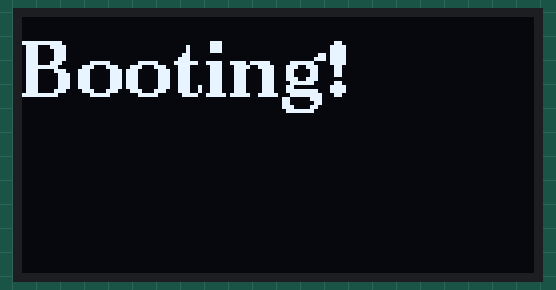
Recording of a program running on a simulated ESP8266 (Wemos D1 mini). Shown: 128×64 one-colour display. WiFi joins after 1.5 s; servers stay silent unless stated; network time is answered at once with the bench clock; the local clock reads 2024-03-15 10:24:30 at power-on unless the program sets it; what the program prints to the serial monitor is not drawn.

Above: at 0.1 s.
At 1.6 s:
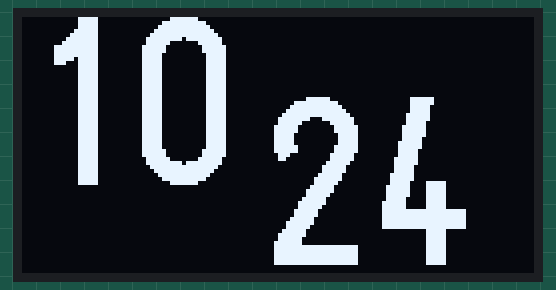
At 30.7 s:
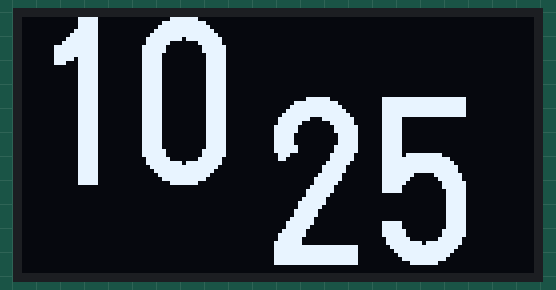
At 90.7 s:
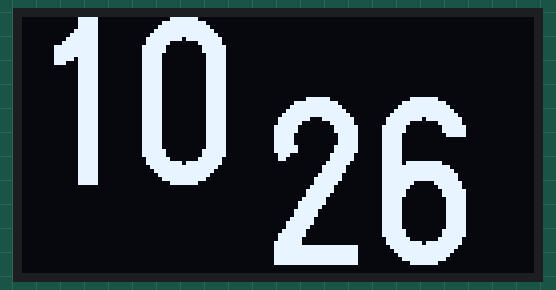

The program:

main.cpp
```cpp
/*TODO

Add timezone
Add resetSettings jumper code
Add display code


Pins HW I2C
D1 SCL
D2 SDA
*/

// Libraries
#include "Arduino.h"
#include <Wire.h>
#include <TimeLib.h>
#include <DS1307RTC.h>
#include <WiFiUdp.h>
#include <ESP8266WiFi.h>
#include <DNSServer.h>
#include <ESP8266WebServer.h>
#include <WiFiManager.h>
#include <NTPClient.h>
//local helper functions
#include "timeDisplayHelpers.h"
#include <U8g2lib.h>
#include <DoubleResetDetector.h>
#include <Timezone.h>

// #define setCompileTime 1
#define DRD_TIMEOUT 5
#define DRD_ADDRESS 0

// Instantiate objects
tmElements_t tm;
WiFiUDP ntpUDP;
NTPClient timeClient(ntpUDP); //Client uses default pool.ntp.org
U8G2_SH1106_128X64_NONAME_F_HW_I2C OLED_1(U8G2_R0, U8X8_PIN_NONE);
DoubleResetDetector drd(DRD_TIMEOUT, DRD_ADDRESS);

// Timezone Objects

TimeChangeRule myDST = {"EDT", Second, Sun, Mar, 2, -240}; //UTC - 4 hours
TimeChangeRule mySTD = {"EST", First, Sun, Nov, 2, -300};  //UTC - 5 hours
Timezone myTZ(myDST, mySTD);
TimeChangeRule *tcr;

// Globals
unsigned long previousMillis = 0;
unsigned long previousNTPMillis = 0;
const long interval = 1 * 1000;
const long ntpInterval = 5 * 1000; // interval for NTP checks
const char *monthName[12] = {
    "Jan", "Feb", "Mar", "Apr", "May", "Jun",
    "Jul", "Aug", "Sep", "Oct", "Nov", "Dec"};
// Not needed because simply listing ip
// const char *ntpServerName = "10.10.10.102";

void drawOLED_1(time_t locoMoco)
{
  char hourBuffer[10];
  sprintf(hourBuffer, "%02u", hour(locoMoco));
  // itoa(tm.Hour), hourBuffer, 10);

  char minuteBuffer[10];
  sprintf(minuteBuffer, "%02u", minute(locoMoco));
  // itoa(tm.Minute, minuteBuffer, 10);

  OLED_1.clearBuffer(); // clear the internal memory
  OLED_1.setFont(u8g2_font_logisoso42_tn);
  // char buffer[7];
  OLED_1.drawStr(0, 42, hourBuffer);

  OLED_1.drawStr(60, 62, minuteBuffer);
  OLED_1.sendBuffer(); // transfer internal memory to the display
}

bool getTime(const char *str)
{
  int Hour, Min, Sec;

  if (sscanf(str, "%d:%d:%d", &Hour, &Min, &Sec) != 3)
    return false;
  tm.Hour = Hour;
  tm.Minute = Min;
  tm.Second = Sec;
  return true;
}

bool getDate(const char *str)
{
  char Month[12];
  int Day, Year;
  uint8_t monthIndex;

  if (sscanf(str, "%s %d %d", Month, &Day, &Year) != 3)
    return false;
  for (monthIndex = 0; monthIndex < 12; monthIndex++)
  {
    if (strcmp(Month, monthName[monthIndex]) == 0)
      break;
  }
  if (monthIndex >= 12)
    return false;
  tm.Day = Day;
  tm.Month = monthIndex + 1;
  tm.Year = CalendarYrToTm(Year);
  return true;
}

void setup()
{
  OLED_1.begin();
  OLED_1.setI2CAddress(0x3C * 2);
  OLED_1.clearBuffer();
  OLED_1.setFont(u8g2_font_ncenB14_tr);
  OLED_1.drawStr(0, 20, "Booting!");
  OLED_1.sendBuffer();

  Serial.begin(115200);
  while (!Serial)
  {
    delay(200);
  }
  WiFiManager wifiManager;

  // if (drd.detectDoubleReset())
  // {
  //   Serial.println("Double Reset Detected");
  //   // ResetSettings to determine if it will work wihthout wifi
  //   wifiManager.resetSettings();
  // }
  wifiManager.setTimeout(15);
  // wifiManager.setConfigPortalBlocking(false);

  //fetches ssid and pass and tries to connect
  //if it does not connect it starts an access point with the specified name
  //here  "AutoConnectAP"
  //and goes into a blocking loop awaiting configuration
  if (!wifiManager.autoConnect("NTP_RTC"))
  {
    Serial.println("failed to connect and hit timeout");
  }

#ifdef setCompileTime
  bool parse = false;
  bool config = false;

  // get the date and time the compiler was run
  if (getDate(__DATE__) && getTime(__TIME__))
  {
    parse = true;
    // and configure the RTC with this info
    if (RTC.write(tm))
    {
      Serial.println("RTC Configured from compile time");
      config = true;
    }
  }
#endif

  // wifiManager.autoConnect("AutoConnectAP");
  Serial.println(WiFi.localIP());

  setSyncProvider(RTC.get); // the function to get the time from the RTC
  if (timeStatus() != timeSet)
    Serial.println("Unable to sync with the RTC");
  else
    Serial.println("RTC has set the system time");

  Serial.println("Starting UDP");
  timeClient.begin();

  // Serial.println(WiFi.status());
  // if (WiFi.status() == 3)
  // {
  //   Serial.printf("Wifi Connected; IP = %s", WiFi.localIP().toString().c_str());
  // }
  // else
  // {
  //   WiFi.mode(WIFI_OFF);
  //   Serial.println("Wifi Off");
  // }
}

void loop()
{
  /*Get 3 time objects: MCU time, Local time(mcu time converted to local), and RTC which should match MCU time unless drifted) */
  // MCU time in UTC
  time_t utc = now();
  // Conversion of MCU time to localtime via timezone
  time_t local = myTZ.toLocal(utc, &tcr);
  // Get the RTC time as an object
  time_t rtcTime = RTC.get();

  unsigned long currentMillis = millis();
  unsigned long currentNTPMillis = millis();

  // This compartmentalizes NTP and RTC update
  if (currentNTPMillis - previousNTPMillis >= ntpInterval)
  {
    previousNTPMillis = currentNTPMillis;
    if (WiFi.status() == 3)
    // Debug wifi not connected
    {
      timeClient.update();

      Serial.print("NTP Time (GMT)= ");
      Serial.println(timeClient.getFormattedTime());
      // unsigned long epoch = timeClient.getEpochTime() ; //-4 h for EST
      // RTC can be set in one fell swoop
      //  offset of hours done manually
      // RTC.set(timeClient.getEpochTime());

      // This is pretty confusing
      // RTC.set(timeClient.getEpochTime() - 2208988800UL);  // this sets it to an invalid time
      RTC.set(timeClient.getEpochTime());
    }
    else
    {
      // WiFi.mode(WIFI_OFF);
      Serial.println("Wifi Off - No NTP");
    }
  }
  if (currentMillis - previousMillis >= interval)
  {
    previousMillis = currentMillis;
    {
      drawOLED_1(local);
      Serial.printf("UTC_MCU_Time = %.2d:%.2d:%.2d \t", hour(utc), minute(utc), second(utc));
      Serial.printf("UTC_RTC_time= %.2d:%.2d:%.2d\t", hour(rtcTime), minute(rtcTime), second(rtcTime));
      Serial.printf("Local_MCU_Time = %.2d:%.2d:%.2d \n", hour(local), minute(local), second(local));
      // The RTC is always in UTC time and local (above) is after TZ conversion.
    }
  }
}
```

timeDisplayHelpers.h
```cpp
void print2digits(int number)
{
  if (number >= 0 && number < 10)
  {
    Serial.write('0');
  }
  Serial.print(number);
}
void printDateTime(time_t t, const char *tz)
{
    char buf[32];
    char m[4];    // temporary storage for month string (DateStrings.cpp uses shared buffer)
    strcpy(m, monthShortStr(month(t)));
    sprintf(buf, "%.2d:%.2d:%.2d %s %.2d %s %d %s",
        hour(t), minute(t), second(t), dayShortStr(weekday(t)), day(t), m, year(t), tz);
    Serial.println(buf);
}
```

Measured:
- what the display in image 1 shows lasts 29.0 s, from 1.6 s to 30.6 s
- what the display in image 2 shows lasts 60.0 s, from 30.6 s to 90.6 s
